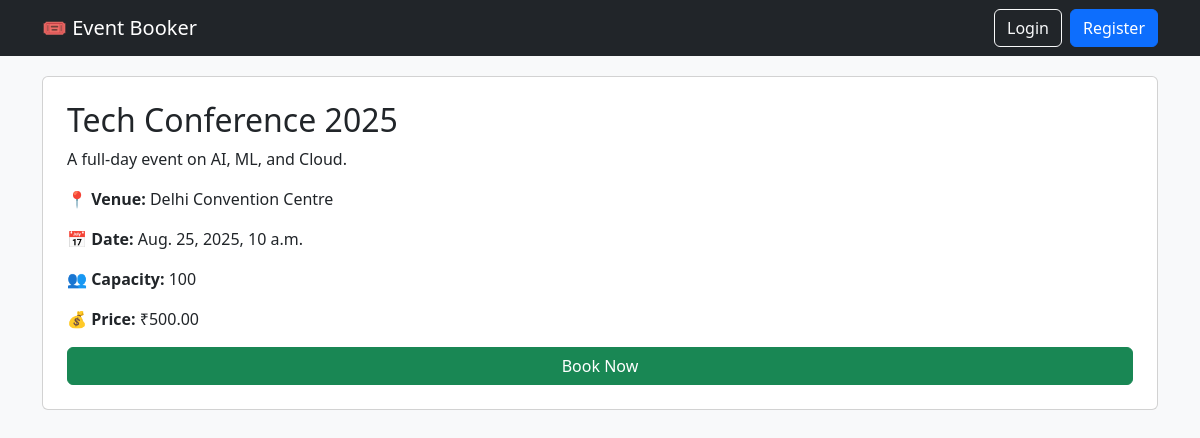
The app's page /events/1/ with its own data.
### events/models.py (models this page shows, shortened)
class Event(models.Model):
    title = models.CharField(max_length=200)
    description = models.TextField()
    venue = models.CharField(max_length=200)
    date_time = models.DateTimeField()
    capacity = models.IntegerField()
    price = models.DecimalField(max_digits=10, decimal_places=2, default=0.00)
    image = models.ImageField(upload_to='event_images/', blank=True, null=True)
    category = models.ForeignKey(Category, on_delete=models.SET_NULL, null=True, blank=True)
    created_by = models.ForeignKey(User, on_delete=models.CASCADE)

### events/views.py (the view)
# urls.py: path('events/<int:pk>/', views.event_detail, name='event_detail'),
def event_detail(request, pk):
    event = get_object_or_404(Event, pk=pk)
    return render(request, 'events/event_detail.html', {'event': event})

### templates/events/event_detail.html (shortened to what this page needs)
{% extends "base.html" %}
{% block content %}
<div class="card p-4">
    <h2>{{ event.title }}</h2>
    <p>{{ event.description }}</p>
    <p><b>📍 Venue:</b> {{ event.venue }}</p>
    <p><b>📅 Date:</b> {{ event.date_time }}</p>
    <p><b>👥 Capacity:</b> {{ event.capacity }}</p>
    <p><b>💰 Price:</b> ₹{{ event.price }}</p>
    <a href="{% url 'book_event' event.pk %}" class="btn btn-success">Book Now</a>
</div>
{% endblock %}

### templates/base.html (style rules this page uses)
body { background-color: #f8f9fa; }

### records on screen
Event: title "Tech Conference 2025", description "A full-day event on AI, ML, and Cloud.", venue "Delhi Convention Centre", date_time "Aug. 25, 2025, 10 a.m.", capacity "100", price "500.00"
